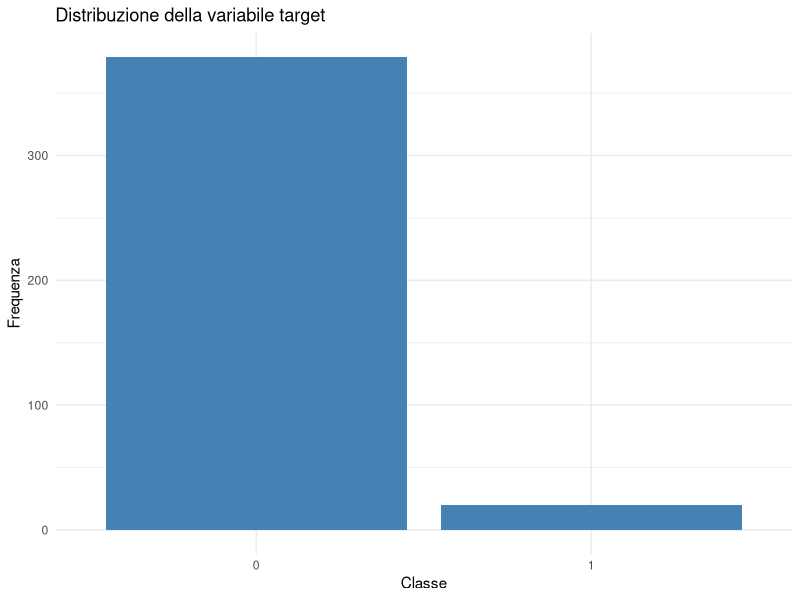
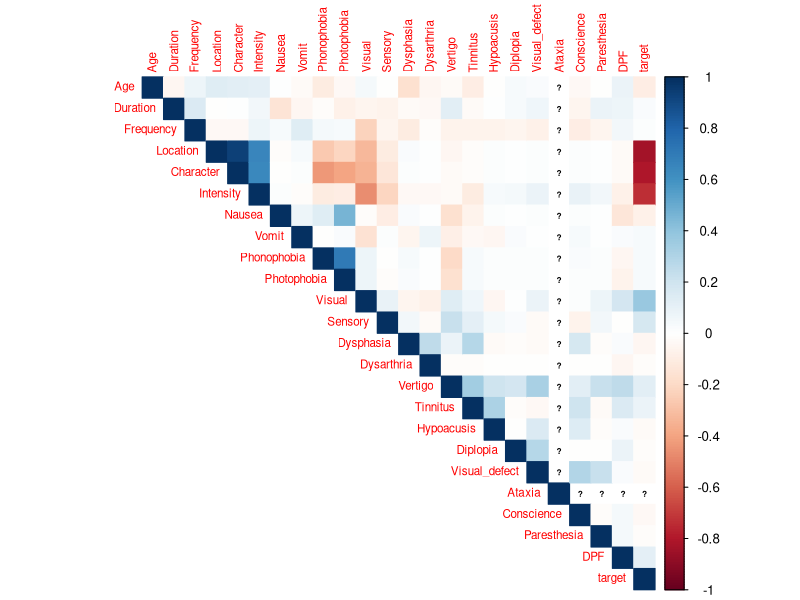
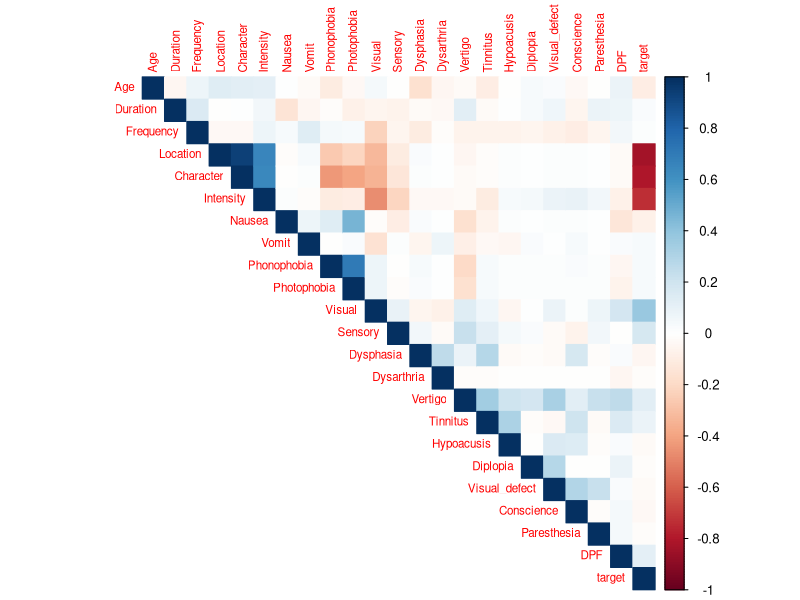
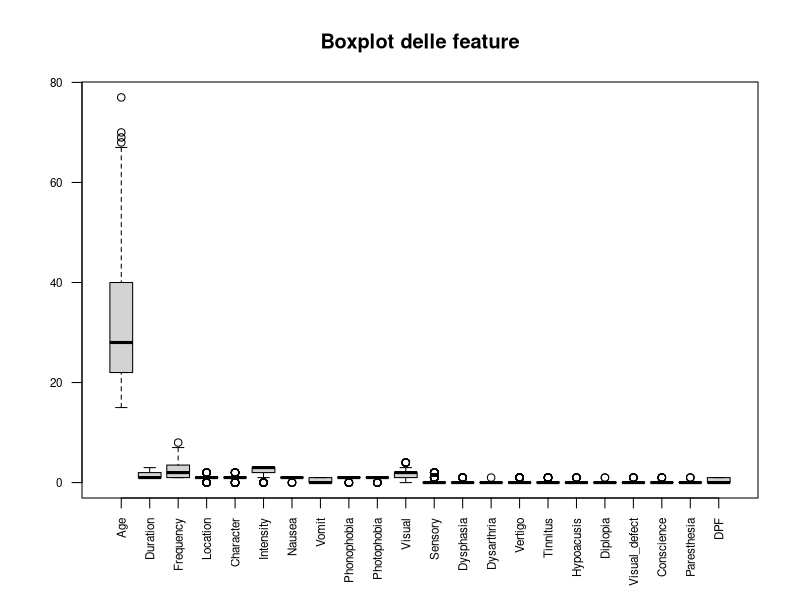

The R script that drew these images, in order:
# Librerie
library(readr)
library(dplyr)
library(ggplot2)
library(corrplot)
library(caret)
library(psych)

# Caricamento dataset
dataset <- read.csv("Migraine_onevsrest_3.csv")

# Prime righe
head(dataset)

# Dimensioni dataset
dim(dataset)

# Nomi colonne
colnames(dataset)

# Struttura dataset
str(dataset)

# Statistiche descrittive
summary(dataset)

# Controllo valori mancanti
colSums(is.na(dataset))

# Distribuzione target
table(dataset$target)

# Percentuali target
prop.table(table(dataset$target))
# Grafico distribuzione target
ggplot(dataset, aes(x = as.factor(target))) +
  geom_bar(fill = "steelblue") +
  labs(
    title = "Distribuzione della variabile target",
    x = "Classe",
    y = "Frequenza"
  ) +
  theme_minimal()
# Matrice di correlazione
cor_matrix <- cor(dataset)

# Visualizzazione grafica heatmap (matrice di correlazione)
corrplot(cor_matrix,
         method = "color",
         type = "upper",
         tl.cex = 0.7,
         number.cex = 0.5)
# Numero valori unici per feature (ho verificato se Ataxia avesse un unico valore)
sapply(dataset, function(x) length(unique(x)))
# Rimozione feature costante
dataset <- dataset %>%
  select(-Ataxia)
# Nuova matrice di correlazione senza la feature Ataxia
cor_matrix <- cor(dataset)

# Nuova heatmap (matrice di correlazione)
corrplot(cor_matrix,
         method = "color",
         type = "upper",
         tl.cex = 0.7)
# Boxplot delle feature
boxplot(dataset[,1:(ncol(dataset)-1)],
        las = 2,
        main = "Boxplot delle feature",
        cex.axis = 0.7)
